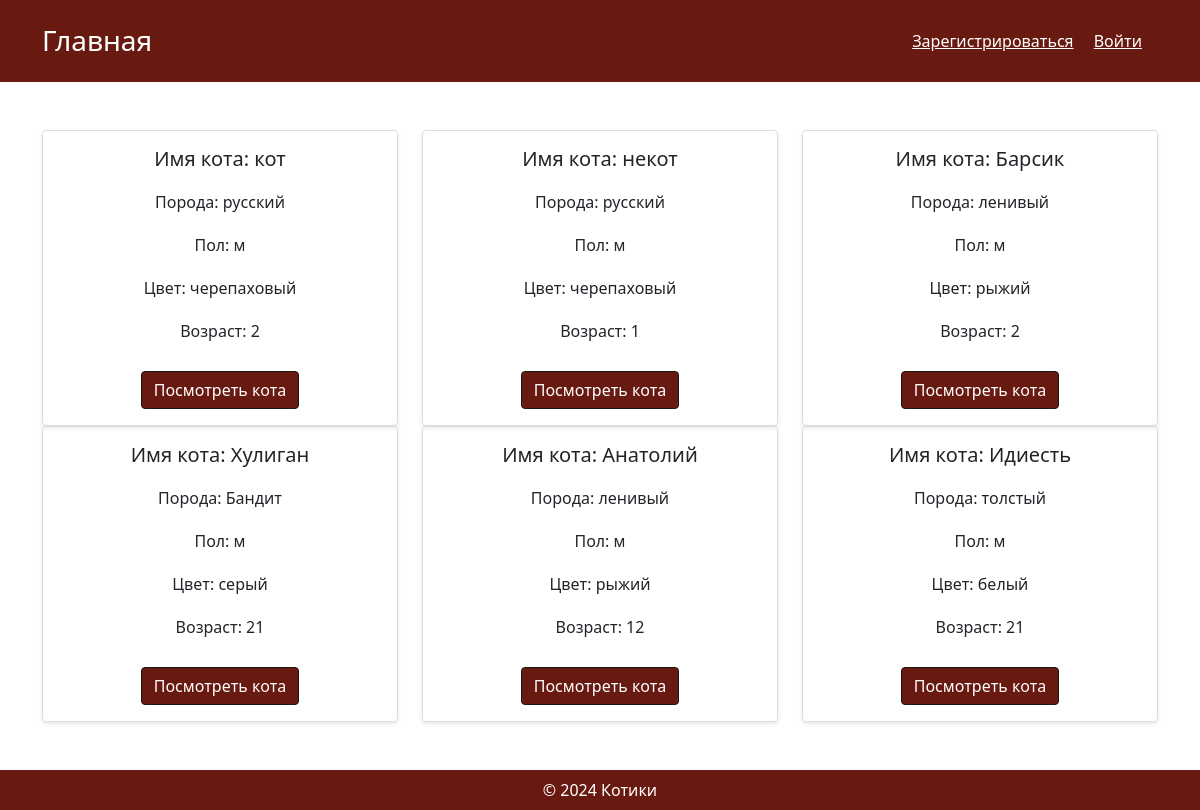
The page / on the database its author committed.
### CatModels.py (models this page shows)
class Cats(db.Model):
    __tablename__ = 'cats'
    id = db.Column(db.Integer, primary_key=True, autoincrement=True)
    name = db.Column(db.String(80), nullable=False)
    breed = db.Column(db.String(80), nullable=False)
    gender = db.Column(db.String(80), nullable=False)
    color = db.Column(db.String(80), nullable=False)
    age = db.Column(db.Integer, nullable=False)
    cats_position = db.relationship('CatsPosition', backref='cats', cascade='all, delete-orphan', lazy='dynamic')

### main.py (the view)
@app.route('/', methods=["GET"])
def main_page():
    cats = get_all_cats()
    try:
        if get_user_role() == 'user':
            return render_template('main.html', cats=cats, auth=True)
        elif get_user_role() == 'admin':
            return render_template('main.html', u=True, cats=cats, auth=True)
    except AttributeError:
        return render_template('main.html', u=False, cats=cats)

### CatModels.py (called while the page is built)
def get_all_cats():
    return Cats.query.all()

### main.py (called while the page is built)
def get_user_role():
    return current_user._get_current_object().role

### templates/main.html (shortened to what this page needs)
<!DOCTYPE html>
<html lang="ru">
<head>
    <link rel="stylesheet" href="/static/css/style.css">
    <link href="https://cdn.jsdelivr.net/npm/bootstrap@5.1.3/dist/css/bootstrap.min.css" rel="stylesheet">
    <link href="https://cdnjs.cloudflare.com/ajax/libs/font-awesome/6.0.0-beta3/css/all.min.css" rel="stylesheet">
</head>
<body>
        <header class="text-white p-4">
             <div class="container">
                 <div class="d-flex justify-content-between align-items-center flex-column flex-lg-row">
                     <h1 class="h3 mb-3 mb-lg-0">Главная</h1>
                     <nav>
                         <a href="/register" class="text-white mb-2 mb-lg-0 me-0 me-lg-3">Зарегистрироваться</a>
                         <a href="/login" class="text-white mb-2 mb-lg-0 me-0 me-lg-3">Войти</a>
                    </nav>
                 </div>
             </div>
        </header>
<main class="py-5">
    <div class="container">
        <div class="row">
            {% for cat in cats %}
                <div class="col-md-4 d-flex">
                    <div class="product-card w-100">
                        <h3>Имя кота: {{ cat.name }}</h3>
                        <p>Порода: {{ cat.breed }}</p>
                        <p>Пол: {{ cat.gender }}</p>
                        <p>Цвет: {{ cat.color }}</p>
                        <p>Возраст: {{ cat.age }}</p>
                        <a href="{{ cat.id }} ">
                        <button class="btn btn-primary add-to-cart-top">Посмотреть кота</button>
                        </a>
                    </div>
                </div>
            {% endfor %}
        </div>
    </div>
</main>
<footer class="text-white p-2 text-center">
    &copy; 2024 Котики
</footer>
</body>
</html>

### static/css/style.css (style rules this page uses)
body { margin: 0; font-family: Arial, sans-serif; height: 100%; display: flex; flex-direction: column; min-height: 100vh; }
main { flex: 1; }
header, footer { background-color: #681a11; color: white; }
footer { margin-top: auto; }
.product-card { border: 1px solid #ddd; border-radius: 4px; padding: 16px; margin-bottom: 16px; text-align: center; box-shadow: 0 2px 4px rgba(0, 0, 0, 0.1); height: 100%; display: flex; flex-direction: column; justify-content: space-between; }
.product-card h3 { font-size: 1.25rem; margin: 0 0 8px; flex-grow: 1; }
.product-card p { margin: 8px 0; flex-grow: 1; }
.product-card button { margin-top: auto; }
.product-card .btn { margin-top: 1rem; background-color: #681a11; border-color: #181a11; }
.btn.btn-primary { margin-top: 1rem; background-color: #681a11; border-color: #181a11; }

### rows shown on the page
Cats: name "кот", breed "русский", gender "м", color "черепаховый", age "2"
Cats: name "некот", breed "русский", gender "м", color "черепаховый", age "1"
Cats: name "Барсик", breed "ленивый", gender "м", color "рыжий", age "2"
Cats: name "Хулиган", breed "Бандит", gender "м", color "серый", age "21"
Cats: name "Анатолий", breed "ленивый", gender "м", color "рыжий", age "12"
Cats: name "Идиесть", breed "толстый", gender "м", color "белый", age "21"
